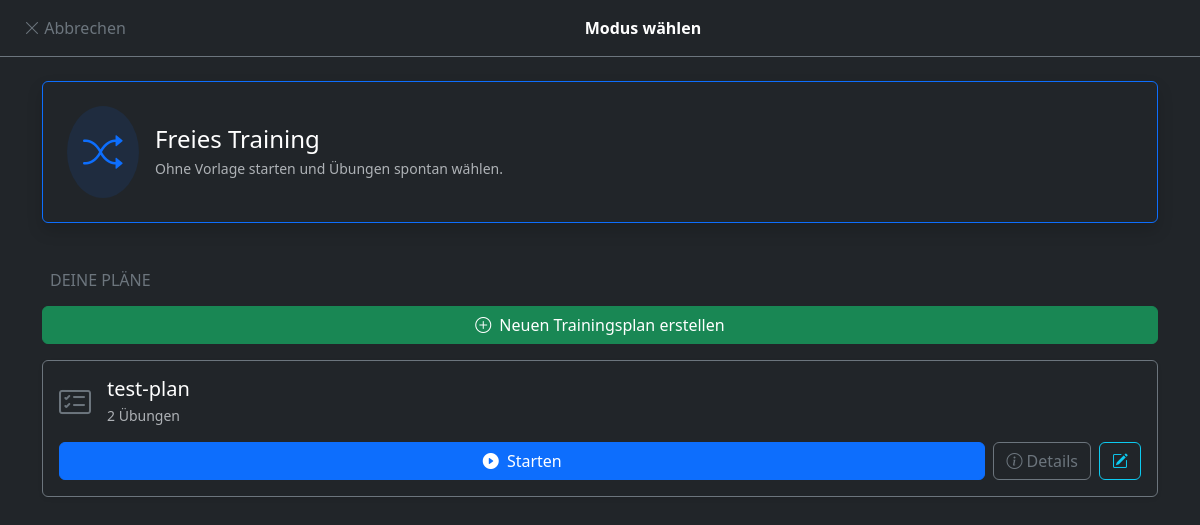
The page /training/select/ on the database as committed earlier.
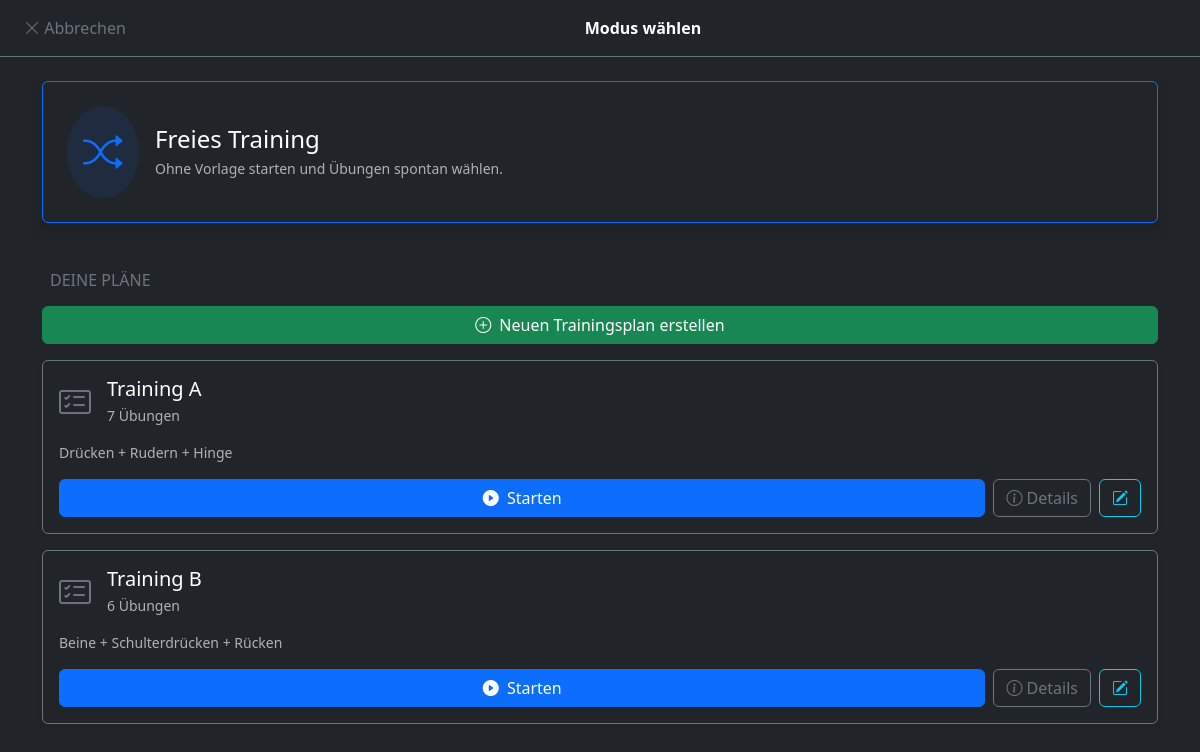
The same page on the database as committed later.
### core/models.py (models this page shows, shortened)
class Plan(models.Model):
    user = models.ForeignKey(User, on_delete=models.CASCADE, related_name="plaene", null=True)
    name = models.CharField(max_length=100, verbose_name="Name des Plans")
    beschreibung = models.TextField(blank=True, verbose_name="Beschreibung")
    erstellt_am = models.DateTimeField(auto_now_add=True)
    class Meta:
        verbose_name = "Trainingsplan"
        verbose_name_plural = "Trainingspläne"

### core/views.py (the view)
# urls.py: path('training/select/', views.training_select_plan, name='training_select_plan'),
def training_select_plan(request):
    plaene = Plan.objects.all()
    return render(request, 'core/training_select_plan.html', {'plaene': plaene})

### core/templates/core/training_select_plan.html (shortened to what this page needs)
<!doctype html>
<html lang="de" data-bs-theme="dark">
  <head>
    <link href="https://cdn.jsdelivr.net/npm/bootstrap@5.3.3/dist/css/bootstrap.min.css" rel="stylesheet">
    <link rel="stylesheet" href="https://cdn.jsdelivr.net/npm/bootstrap-icons@1.11.3/font/bootstrap-icons.min.css">
  </head>
  <body>
    <nav class="navbar navbar-dark bg-dark border-bottom border-secondary mb-4">
      <div class="container-fluid">
        <a class="btn btn-outline-secondary border-0" href="{% url 'dashboard' %}">
            <i class="bi bi-x-lg"></i> Abbrechen
        </a>
        <span class="navbar-text text-white fw-bold">Modus wählen</span>
      </div>
    </nav>
    <div class="container">
      <a href="{% url 'training_start_free' %}" class="card bg-dark border-primary mb-4 text-decoration-none shadow">
        <div class="card-body d-flex align-items-center p-4">
            <div class="bg-primary bg-opacity-10 rounded-circle p-3 me-3 text-primary">
                <i class="bi bi-shuffle fs-1"></i>
            </div>
            <div>
                <h4 class="text-white mb-1">Freies Training</h4>
                <p class="text-muted mb-0 small">Ohne Vorlage starten und Übungen spontan wählen.</p>
            </div>
        </div>
      </a>
      <h6 class="text-secondary ps-2 mb-3 mt-5">DEINE PLÄNE</h6>
      <div class="mb-3">
        <a href="{% url 'create_plan' %}" class="btn btn-success w-100">
            <i class="bi bi-plus-circle me-2"></i>Neuen Trainingsplan erstellen
        </a>
      </div>
      {% if not plaene %}
        <div class="alert alert-secondary text-center">
            <i class="bi bi-info-circle me-2"></i> Noch keine Pläne erstellt. Erstelle deinen ersten Plan!
        </div>
      {% else %}
        <div class="d-grid gap-3">
            {% for plan in plaene %}
            <div class="card bg-dark border-secondary text-decoration-none shadow-sm">
                <div class="card-body">
                    <div class="d-flex align-items-center mb-3">
                        <div class="me-3 text-secondary">
                            <i class="bi bi-card-checklist fs-2"></i>
                        </div>
                        <div class="flex-grow-1">
                            <h5 class="text-white mb-1">{{ plan.name }}</h5>
                            <p class="text-muted mb-0 small">{{ plan.uebungen.count }} Übungen</p>
                        </div>
                    </div>
                    {% if plan.beschreibung %}
                    <p class="text-muted small mb-3">{{ plan.beschreibung }}</p>
                    {% endif %}
                    <div class="d-flex gap-2">
                        <a href="{% url 'training_start_plan' plan.id %}" class="btn btn-primary flex-grow-1">
                            <i class="bi bi-play-circle-fill me-1"></i> Starten
                        </a>
                        <a href="{% url 'plan_details' plan.id %}" class="btn btn-outline-secondary">
                            <i class="bi bi-info-circle"></i> Details
                        </a>
                        <a href="{% url 'edit_plan' plan.id %}" class="btn btn-outline-info">
                            <i class="bi bi-pencil-square"></i>
                        </a>
                    </div>
                </div>
            </div>
            {% endfor %}
        </div>
      {% endif %}
    </div>
  </body>
</html>

Rows that differ between the two databases and show on the page:
removed Plan: name "test-plan", uebungen.count "2"
added Plan: name "Training A", uebungen.count "7", beschreibung "Drücken + Rudern + Hinge"
added Plan: name "Training B", uebungen.count "6", beschreibung "Beine + Schulterdrücken + Rücken"
